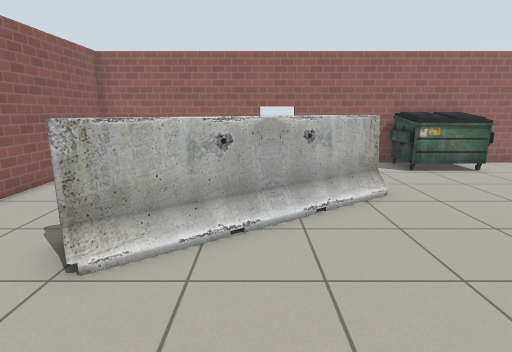
View 1 (above)

17 first-person views from a walk through a Gazebo world. The camera is 1.2 m above the floor, tilts 12° down and sees 80° across. Floor lines are 1 m apart. The floor is counted in squares, 0.5 m on a side. Each view is taken from the middle of a square. On the plan, view 1 faces up. The plan holds only what a view shows up to about 18 squares ahead; the rest is blank. Gazebo's built-in surfaces are drawn with simple patterns.

View 2
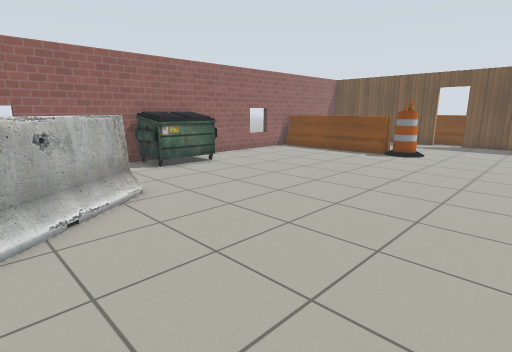

View 3
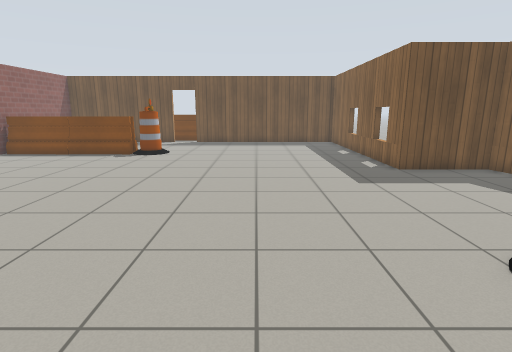

View 4
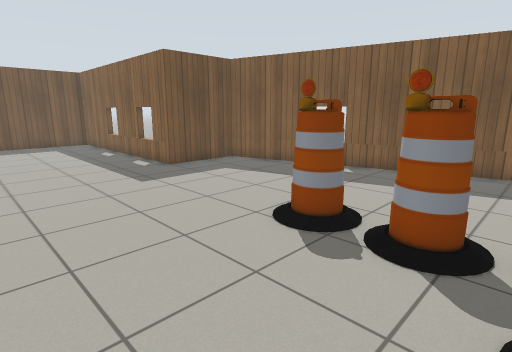

View 5
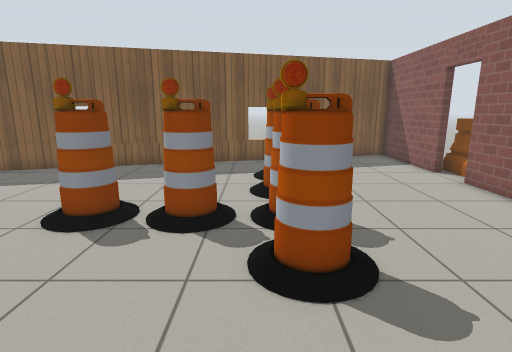

View 6
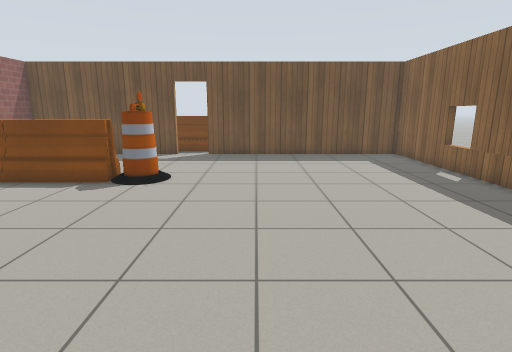

View 7
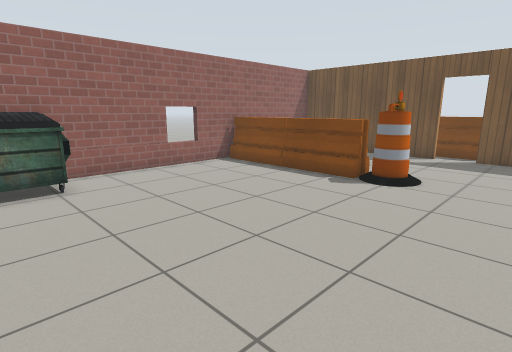

View 8
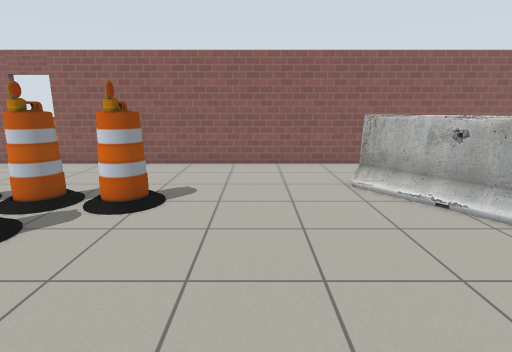

View 9
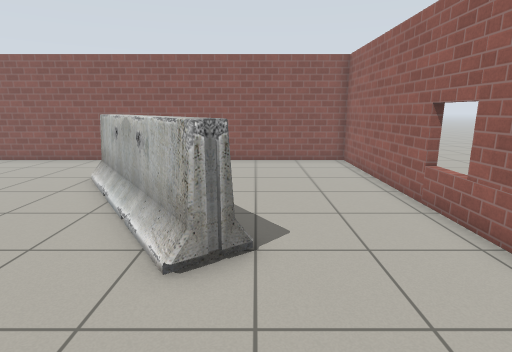

View 10
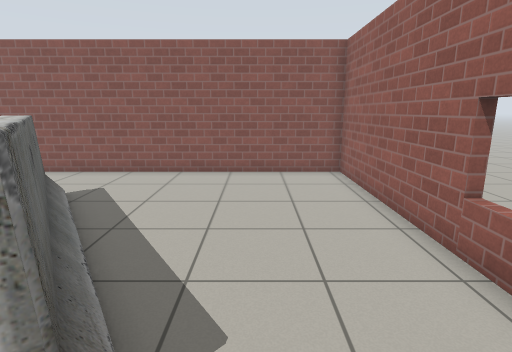

View 11
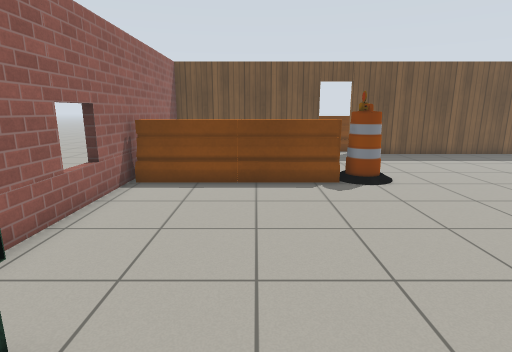

View 12
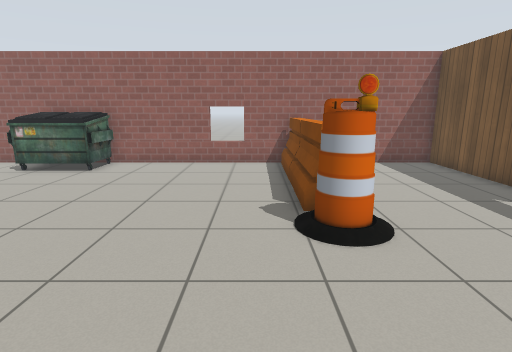

View 13
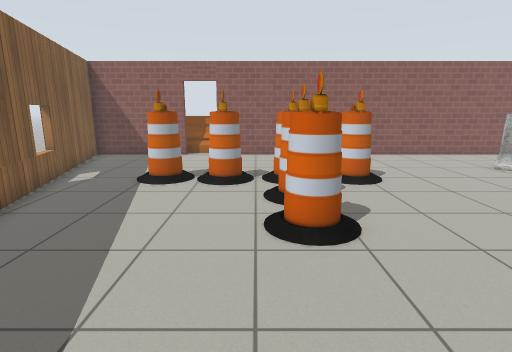

View 14
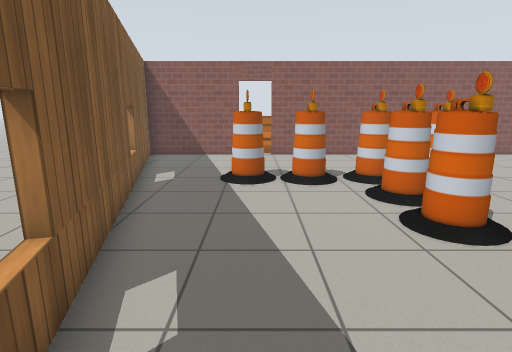

View 15
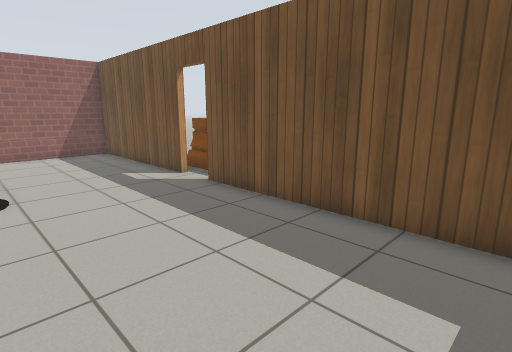

View 16
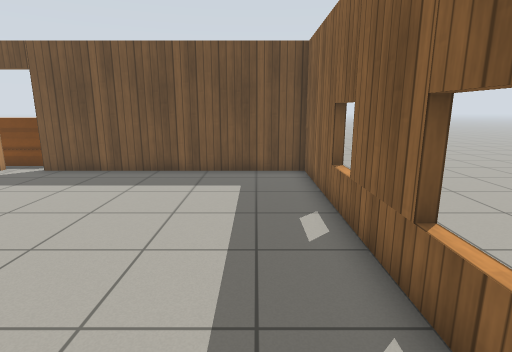

View 17
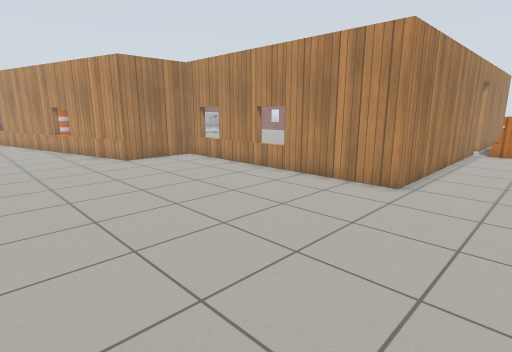

### Floor plan
Key: @ floor where view 1 was taken; # wall or solid block; x gap in a wall; . floor; D open door; = window, fence, low wall or low ledge; U dumpster; B barrier; A barrel.
Columns run from 8 left of view 1 to 28 right of it. Each row starts with its distance up from view 1.
 15  ########=#####  ######=#########
 14  #............UUUU.......BB.....#
 13  #............UUUU.......BB.....#
 12  #.............UUU.......BB.....#
 11  #.......................BB.....#
 10  #.........B.............BB.....#
  9  #........BBB............BB.....#
  8  #......BBBB.............BB.....#xB
  7  #.....BBB................A.....#.B
  6  #...BBBB.................A.....DDB
  5  #...BB.........................DDB
  4  #...B..........................#.B
  3  #..............................#..
  2  #..............................#..
  1  #..............................#...
  0  #......@.......................#...
 -1  #..............................#...
 -2  #.....A........................#...
 -3  #.....A........................#...
 -4  #.....A.A..A...................#...
 -5  #.....A.AAAA...................#...
 -6  #...................##=###=#####...
 -7  #.....AA............#..............
 -8 B#...................#...............
 -9 BD.....A.............#...............
-10 BD.....A..........####...............
-11  #............##=##..................
-12  #........#####......................
-13  #....##=##  ........................
-14  #.####    ..........................
-15  ###      ...      ..................
-16           .                 .........
-17                                    ..

Positions as (right, up) in squares from view 1, and headings:
1: (0, 0), facing up
2: (0, 0), facing up-right
3: (0, 0), facing right
4: (0, 1), facing down-right
5: (0, 2), facing down
6: (7, 2), facing right
7: (7, 2), facing up-right
8: (7, 1), facing left
9: (8, 10), facing left
10: (5, 11), facing left
11: (7, 10), facing right
12: (16, 0), facing up
13: (10, -6), facing left
14: (10, -9), facing left
15: (18, -4), facing up-right
16: (12, -4), facing right
17: (28, -16), facing up-left
